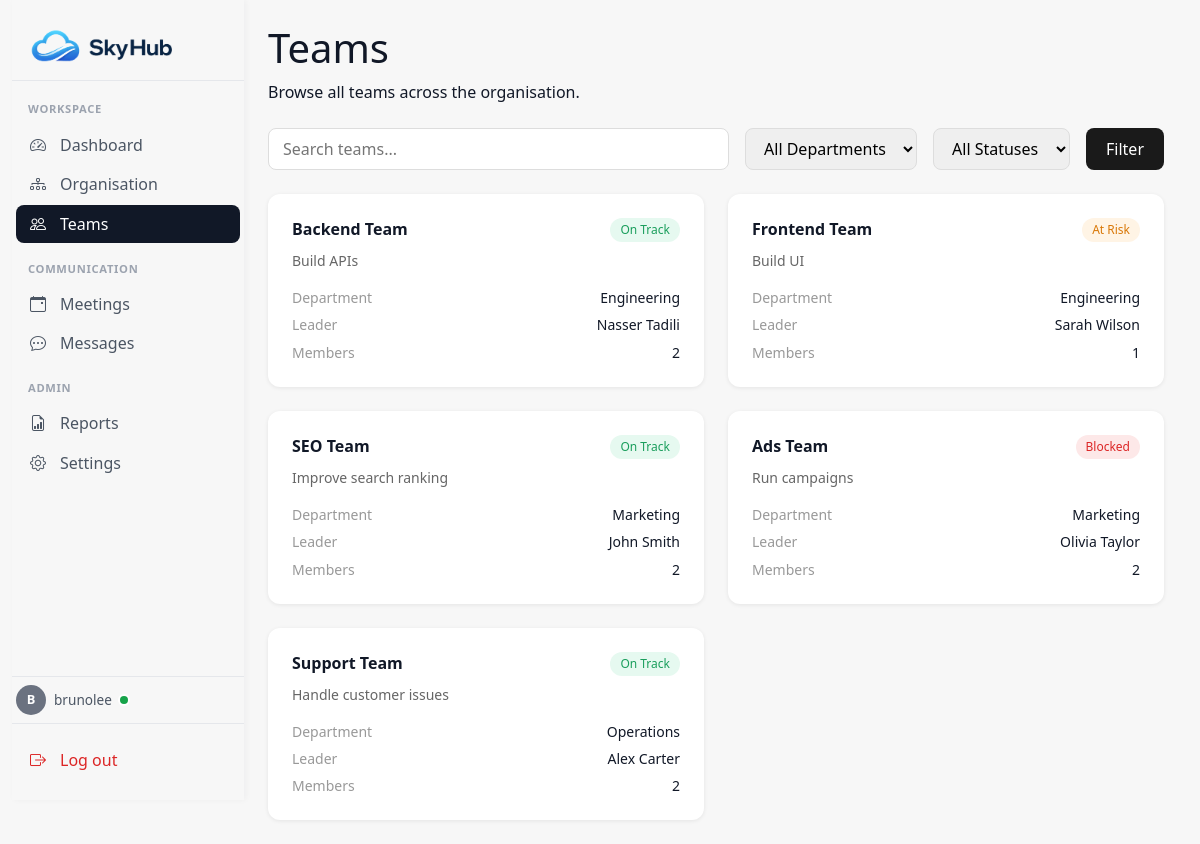
The app's page /teams/ (signed in) with its own data.
### main/models.py (models this page shows, shortened)
class Profile(models.Model):
  user = models.OneToOneField(User, on_delete=models.CASCADE)
  first_name = models.CharField(max_length=20)
  last_name = models.CharField(max_length=20)
  team = models.ForeignKey(
    'Team',
    on_delete=models.SET_NULL,
    null=True,
    blank=True,
    related_name='members'
  )
  department = models.ForeignKey(
    'Department',
    on_delete=models.SET_NULL,
    null=True,
    blank=True,
    related_name='members'
  )
  created_at = models.DateTimeField(auto_now_add=True)
  updated_at = models.DateTimeField(auto_now=True)

class Team(models.Model):
  STATUS_CHOICES = [
    ('on_track', 'On Track'),
    ('at_risk', 'At Risk'),
    ('blocked', 'Blocked')
  ]
  team_name = models.CharField(max_length=50)
  mission = models.CharField(max_length=200)
  department_name = models.ForeignKey(Department, on_delete=models.CASCADE, null=True)
  team_leader = models.ForeignKey(User, on_delete=models.SET_NULL, null=True, blank=True)
  status = models.CharField(max_length=20, choices=STATUS_CHOICES)
  created_at = models.DateTimeField(auto_now_add=True)
  updated_at = models.DateTimeField(auto_now=True)
  @property
  def leader_name(self):
    if not self.team_leader:
      return None
    try:
      p = self.team_leader.profile
      return f"{p.first_name} {p.last_name}"
    except Profile.DoesNotExist:
      return self.team_leader.username

class Department(models.Model):
  department_name = models.CharField(max_length=50)
  specialisation = models.CharField(max_length=300)
  department_leader = models.ForeignKey(User, on_delete=models.SET_NULL, null=True)
  def __str__(self):
    return self.department_name

### main/views/teams_views.py (the view)
# urls.py: path('', team_list, name='teams'),
@login_required
def team_list(request):
    teams = Team.objects.select_related('department_name', 'team_leader__profile').prefetch_related('members')
    departments = Department.objects.all()
    dept_filter = request.GET.get('department', '')
    status_filter = request.GET.get('status', '')
    search_query = request.GET.get('q', '')
    if dept_filter:
        teams = teams.filter(department_name__id=dept_filter)
    if status_filter:
        teams = teams.filter(status=status_filter)
    if search_query:
        teams = teams.filter(team_name__icontains=search_query)
    return render(request, 'teams/teams.html', {
        'teams': teams,
        'departments': departments,
        'dept_filter': dept_filter,
        'status_filter': status_filter,
        'search_query': search_query,
    })

### main/templates/teams/teams.html (shortened to what this page needs)
{% extends "base.html" %}
{% block content %}
<h1>Teams</h1>
<p>Browse all teams across the organisation.</p>
<form method="get" style="display:flex; gap:1rem; margin: 1.5rem 0; flex-wrap:wrap;">
  <input
    type="text"
    name="q"
    value="{{ search_query }}"
    placeholder="Search teams..."
    style="padding: 8px 14px; border-radius:8px; border:1px solid #ddd; flex:1; min-width:200px;">
  <select name="department" style="padding: 8px 14px; border-radius:8px; border:1px solid #ddd;">
    <option value="">All Departments</option>
  </select>
  <select name="status" style="padding: 8px 14px; border-radius:8px; border:1px solid #ddd;">
    <option value="">All Statuses</option>
  </select>
  <button type="submit" style="padding: 8px 20px; border-radius:8px; background:#1a1a1a; color:white; border:none; cursor:pointer;">
    Filter
  </button>
</form>
<div class="teams-grid">
  {% for team in teams %}
  <a href="{% url 'team_detail' team.id %}" class="team-card">
    <div class="team-card-header">
      <h3>{{ team.team_name }}</h3>
      <span class="status-badge status-{{ team.status }}">
        {% if team.status == 'on_track' %}On Track
        {% elif team.status == 'at_risk' %}At Risk
        {% else %}Blocked{% endif %}
      </span>
    </div>
    <p class="team-mission">{{ team.mission }}</p>
    <div class="team-meta">
      <div><span class="label">Department</span><span>{{ team.department_name }}</span></div>
      <div><span class="label">Leader</span><span>{{ team.leader_name|default:"No leader" }}</span></div>
      <div><span class="label">Members</span><span>{{ team.members.count }}</span></div>
    </div>
  </a>
  {% empty %}
  <p>No teams found.</p>
  {% endfor %}
</div>
{% endblock %}

### main/templates/base.html (shortened to what this page needs)
{% load static %}
<!DOCTYPE html>
<html lang="en">
<head>
    <link href="https://cdn.jsdelivr.net/npm/bootstrap@5.3.3/dist/css/bootstrap.min.css" rel="stylesheet">
    <link href="https://cdn.jsdelivr.net/npm/bootstrap-icons@1.11.3/font/bootstrap-icons.min.css" rel="stylesheet">
    <link href="{% static 'main/css/base.css' %}" rel="stylesheet">
</head>
<body>
    <div class="container-fluid">
        <div class="row min-vh-100 flex-nowrap g-0">
            <aside id="skyhubSidebar"
                   class="skyhub-sidebar offcanvas-md offcanvas-start d-md-flex flex-md-column"
                   tabindex="-1"
                   aria-labelledby="skyhubSidebarLabel">
                <div class="offcanvas-body d-flex flex-column">
                    <a href="{% url 'dashboard' %}" class="skyhub-brand-link skyhub-brand-wrap d-none d-md-flex align-items-center justify-content-start" aria-label="Sky Hub — go to Dashboard">
                        <img src="{% static 'main/images/logo.png' %}" alt="Sky Hub" class="skyhub-brand-logo-lg">
                    </a>
                    <hr class="skyhub-divider d-none d-md-block mb-3">
                    {% with name=request.resolver_match.url_name %}
                    <nav class="skyhub-nav nav flex-column" aria-label="Main navigation">
                        <div class="skyhub-nav-group-label">Workspace</div>
                        <a class="nav-link {% if name == 'dashboard' %}active{% endif %}"
                           href="{% url 'dashboard' %}"
                           {% if name == 'dashboard' %}aria-current="page"{% endif %}>
                            <span class="skyhub-nav-icon"><i class="bi bi-speedometer2"></i></span>
                            Dashboard
                        </a>
                        <a class="nav-link {% if name == 'organisation' %}active{% endif %}"
                           href="{% url 'organisation' %}"
                           {% if name == 'organisation' %}aria-current="page"{% endif %}>
                            <span class="skyhub-nav-icon"><i class="bi bi-diagram-3"></i></span>
                            Organisation
                        </a>
                        <a class="nav-link {% if name == 'teams' %}active{% endif %}"
                           href="{% url 'teams' %}"
                           {% if name == 'teams' %}aria-current="page"{% endif %}>
                            <span class="skyhub-nav-icon"><i class="bi bi-people"></i></span>
                            Teams
                        </a>
                        <div class="skyhub-nav-group-label">Communication</div>
                        <a class="nav-link {% if name == 'schedule' %}active{% endif %}"
                           href="{% url 'schedule' %}"
                           {% if name == 'schedule' %}aria-current="page"{% endif %}>
                            <span class="skyhub-nav-icon"><i class="bi bi-calendar-event"></i></span>
                            Meetings
                        </a>
                        <a class="nav-link {% if name == 'messages' %}active{% endif %}"
                           href="{% url 'messages' %}"
                           {% if name == 'messages' %}aria-current="page"{% endif %}>
                            <span class="skyhub-nav-icon"><i class="bi bi-chat-dots"></i></span>
                            Messages
                        </a>
                        <div class="skyhub-nav-group-label">Admin</div>
                        <a class="nav-link {% if name == 'reports' %}active{% endif %}"
                           href="{% url 'reports' %}"
                           {% if name == 'reports' %}aria-current="page"{% endif %}>
                            <span class="skyhub-nav-icon"><i class="bi bi-file-earmark-bar-graph"></i></span>
                            Reports
                        </a>
                        <a class="nav-link {% if name == 'settings' %}active{% endif %}"
                           href="{% url 'settings' %}"
                           {% if name == 'settings' %}aria-current="page"{% endif %}>
                            <span class="skyhub-nav-icon"><i class="bi bi-gear"></i></span>
                            Settings
                        </a>
                    </nav>
                    {% endwith %}
                    {% if request.user.is_authenticated %}
                        {% with profile=request.user.profile %}
                        <div class="mt-auto">
                            <hr class="skyhub-divider mb-2">
                            <div class="skyhub-user d-flex align-items-center gap-2 mb-2">
                                <div class="skyhub-avatar" aria-hidden="true">
                                    {% if profile %}{{ profile.first_name|first|upper }}{% else %}{{ request.user.username|first|upper }}{% endif %}
                                </div>
                                <div class="flex-grow-1" style="min-width: 0;">
                                    <div class="d-flex align-items-center gap-2">
                                        <span class="skyhub-user-email text-truncate" title="{{ request.user.username }}">{{ request.user.username }}</span>
                                        <span class="skyhub-presence-dot" aria-label="Online"></span>
                                    </div>
                                </div>
                            </div>
                            <hr class="skyhub-divider mb-3">
                            <button type="button"
                                    class="skyhub-logout"
                                    data-bs-toggle="modal"
                                    data-bs-target="#logoutModal">
                                <span class="skyhub-nav-icon"><i class="bi bi-box-arrow-right"></i></span>
                                Log out
                            </button>
                        </div>
                        {% endwith %}
                    {% endif %}
                </div>
            </aside>
            <main class="skyhub-main col min-vh-100 p-4">
                {% block content %}{% endblock %}
            </main>
        </div>
    </div>
</body>
</html>

### main/static/main/css/base.css (style rules this page uses)
:root { --sh-bg: #F7F7F7; --sh-surface: #ffffff; --sh-border: #e5e7eb; --sh-text: #111827; --sh-muted: #4b5563; --sh-muted-soft: #9ca3af; --sh-active: #111827; --sh-hover: #f3f4f6; --sh-primary: #2563eb; --sh-danger: #dc2626; }
body { background-color: var(--sh-bg); color: var(--sh-text); -webkit-font-smoothing: antialiased; -moz-osx-font-smoothing: grayscale; }
.skyhub-sidebar { width: 232px; flex: 0 0 232px; background-color: #ffffff; }
@media (min-width: 768px) { .skyhub-sidebar { position: sticky; top: 0; height: 100vh; background-color: #ffffff; box-shadow: 2px 0 6px rgba(17, 24, 39, 0.04); z-index: 10; } }
@media (min-width: 768px) { .skyhub-sidebar .offcanvas-body { display: flex; flex-direction: column; flex-grow: 1; padding: 1.25rem 0.25rem; overflow-y: auto; background-color: #ffffff; } }
.skyhub-sidebar .offcanvas-body { padding: 1.25rem 0.25rem; background-color: #ffffff; }
.skyhub-brand-wrap { margin-top: -1.5rem; margin-bottom: -1.5rem; padding-left: 0; }
.skyhub-brand-link { color: inherit; text-decoration: none; border-radius: 0.5rem; }
.skyhub-brand-logo-lg { display: block; width: 95%; max-width: none; height: auto; margin-left: -1.25rem; }
.skyhub-divider { height: 1px; background-color: var(--sh-border); border: 0; opacity: 1; margin: 0 -0.25rem; }
.skyhub-nav { gap: 2px; }
.skyhub-nav-group-label { font-size: 0.7rem; font-weight: 600; letter-spacing: 0.06em; color: var(--sh-muted-soft); text-transform: uppercase; padding: 0 0.75rem; margin: 1rem 0 0.35rem; }
.skyhub-nav-group-label:first-child { margin-top: 0.25rem; }
.skyhub-nav .nav-link { display: flex; align-items: center; gap: 0.75rem; color: var(--sh-muted); padding: 0.55rem 0.75rem; border-radius: 0.5rem; font-weight: 500; line-height: 1.25rem; transition: background-color .15s ease, color .15s ease; }
.skyhub-nav .nav-link.active, .skyhub-nav .nav-link.active:hover, .skyhub-nav .nav-link.active:focus { background-color: var(--sh-active); color: #ffffff; }
.skyhub-nav .nav-link.active .skyhub-nav-icon { color: #ffffff; }
.skyhub-nav-icon { display: inline-flex; align-items: center; justify-content: center; width: 20px; height: 20px; flex-shrink: 0; color: inherit; }
.skyhub-nav-icon i { font-size: 1rem; line-height: 1; }
.skyhub-user { min-width: 0; }
.skyhub-avatar { width: 30px; height: 30px; font-size: 0.8rem; flex-shrink: 0; background-color: #6b7280; color: #ffffff; font-weight: 600; display: inline-flex; align-items: center; justify-content: center; border-radius: 9999px; }
.skyhub-user-email { font-size: 0.85rem; color: var(--sh-muted); min-width: 0; }
.skyhub-presence-dot { width: 8px; height: 8px; border-radius: 9999px; background-color: #16a34a; flex-shrink: 0; box-shadow: 0 0 0 2px var(--sh-surface); }
.skyhub-logout { display: flex; align-items: center; gap: 0.75rem; width: 100%; border: none; background: transparent; color: var(--sh-danger); padding: 0.5rem 0.75rem; border-radius: 0.5rem; font-weight: 500; text-align: left; transition: background-color .15s ease; }
.skyhub-main { min-width: 0; overflow-x: hidden; }

### main/templates/teams/teams.html (style rules this page uses)
.teams-grid { display:grid; grid-template-columns:repeat(auto-fill, minmax(300px, 1fr)); gap:1.5rem; }
.team-card { background:white; border-radius:12px; padding:1.5rem; box-shadow:0 1px 4px rgba(0,0,0,0.08); text-decoration:none; color:inherit; display:block; transition: box-shadow 0.2s; }
.team-card-header { display:flex; justify-content:space-between; align-items:center; margin-bottom:0.5rem; }
.team-card-header h3 { margin:0; font-size:1rem; font-weight:600; }
.team-mission { color:#666; font-size:0.875rem; margin-bottom:1rem; }
.team-meta { display:flex; flex-direction:column; gap:0.4rem; font-size:0.875rem; }
.team-meta div { display:flex; justify-content:space-between; }
.label { color:#999; }
.status-badge { font-size:0.75rem; padding:3px 10px; border-radius:999px; font-weight:500; }
.status-on_track { background:#e6f9f0; color:#1a9e5c; }
.status-at_risk { background:#fff4e5; color:#d97706; }
.status-blocked { background:#fde8e8; color:#dc2626; }

### records on screen
Profile: first_name|first "B"
Team: team_name "Backend Team", status "On Track", mission "Build APIs", department_name "Engineering", leader_name "Nasser Tadili", members.count "2"
Team: team_name "Frontend Team", status "At Risk", mission "Build UI", department_name "Engineering", leader_name "Sarah Wilson", members.count "1"
Team: team_name "SEO Team", status "On Track", mission "Improve search ranking", department_name "Marketing", leader_name "John Smith", members.count "2"
Team: team_name "Ads Team", status "Blocked", mission "Run campaigns", department_name "Marketing", leader_name "Olivia Taylor", members.count "2"
Team: team_name "Support Team", status "On Track", mission "Handle customer issues", department_name "Operations", leader_name "Alex Carter", members.count "2"

### other values on screen
{{ request.user.username }} "brunolee"
